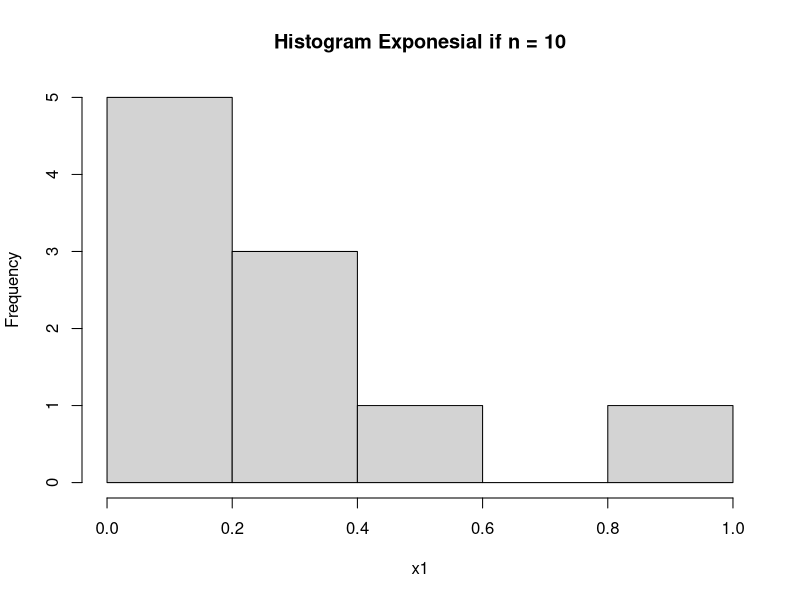
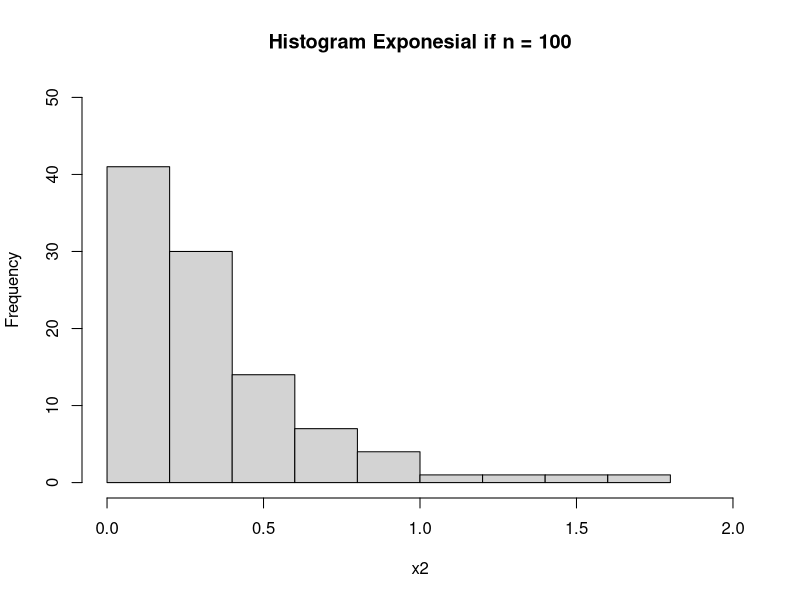
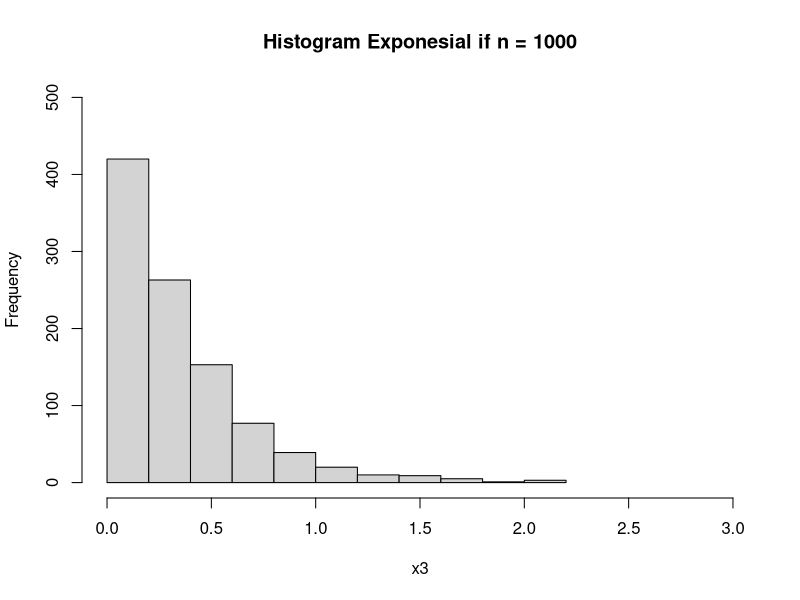
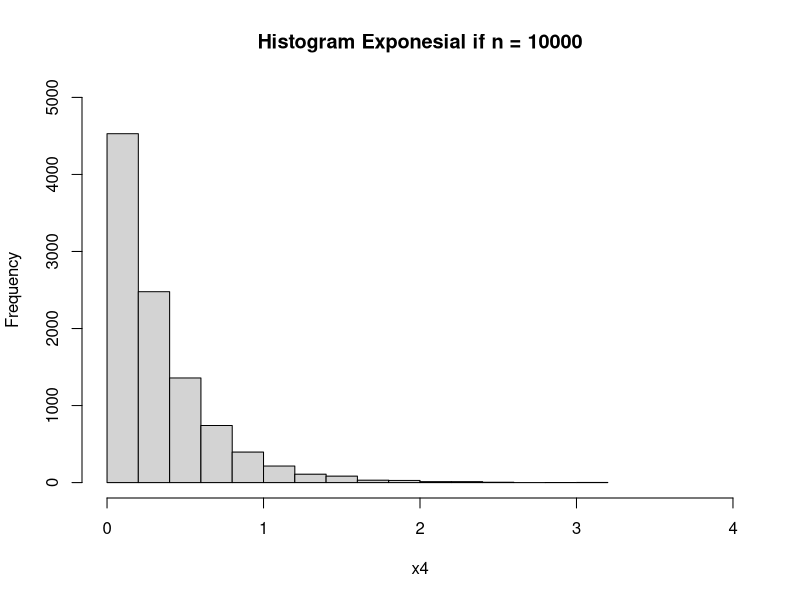

Reproduce these figures in R, in order.
#no5

# a. Fungsi probabilitas dan Distribusi Exponensial lambda = 3
lambda = 3
#jika bilangan random sejumlah n=10
rexp(10,rate = lambda)

# b. Histogram eksponensial 10, 100, 1000, dan 10000 random
#n = 10
set.seed(1)
x1 <- rexp(10,rate = lambda)
hist(x1,
     main = "Histogram Exponesial if n = 10")
#n = 100
set.seed(1)
x2 <- rexp(100,rate = lambda)
hist(x2,
     ylim = c(0,50),
     xlim = c(0,2),
     main = "Histogram Exponesial if n = 100")
#n=1000
set.seed(1)
x3 <- rexp(1000,rate = lambda)
hist(x3,
     ylim = c(0,500),
     xlim = c(0,3),
     main = "Histogram Exponesial if n = 1000")
#n=10000
set.seed(1)
x4 <- rexp(10000,rate = lambda)
hist(x4,
     ylim = c(0,5000),
     xlim = c(0,4),
     main = "Histogram Exponesial if n = 10000")

# c. Nilai rataan dan varians untuk n = 100 dan lamd = 3
n = 100
lamd = 3
data <- rexp(n, rate = lamd)
avg <- mean(data)
avg
va <- var(data)
va

